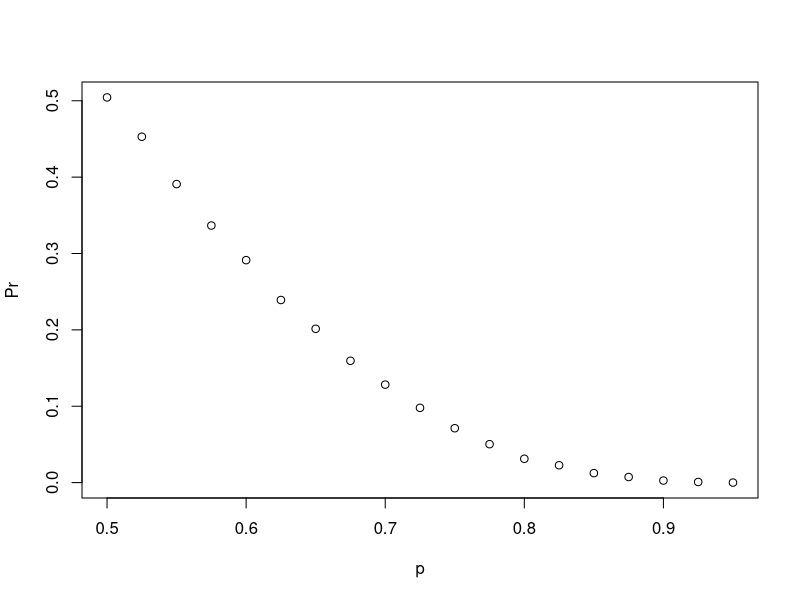
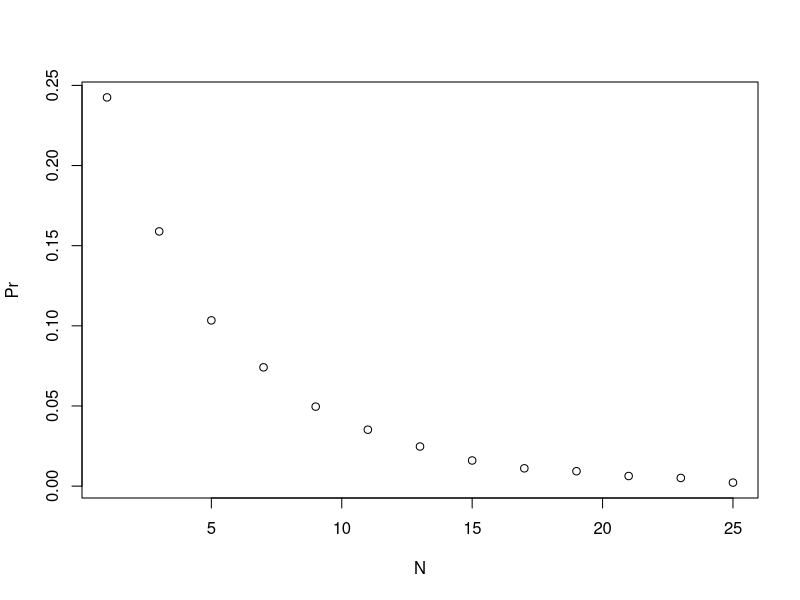
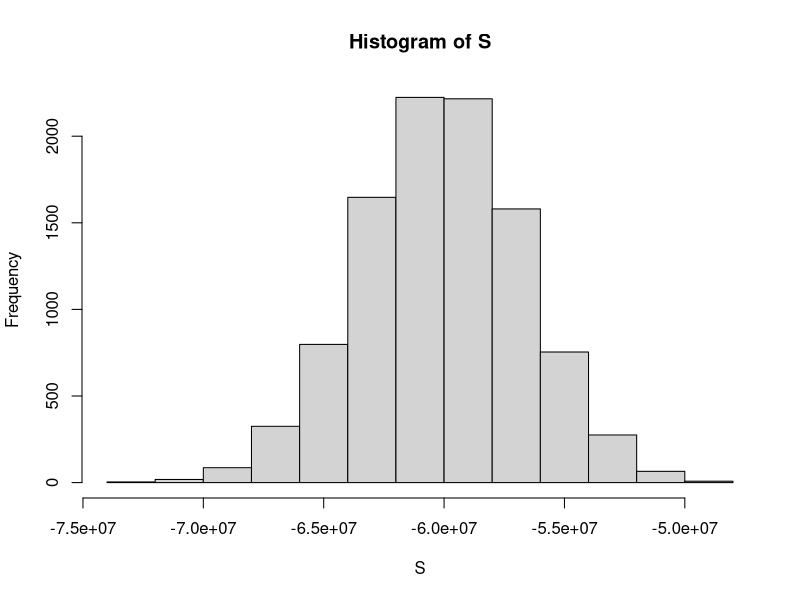

Recreate these plots in R, in order.
# Assign a variable 'n' as the number of remaining games.
n <- 6

# Assign a variable 'l' to a list of possible game outcomes, where 0 indicates a loss and 1 indicates a win for the Cavs. 
l <- list(0:1)

# Create a data frame named 'possibilities' that contains all possible outcomes for the remaining games.
possibilities <- expand.grid(rep(l,n))

# Create a vector named 'results' that indicates whether each row in the data frame 'possibilities' contains enough wins for the Cavs to win the series.
results <- sum(rowSums(possibilities) >= 4) / nrow(possibilities)
print(results)

# Calculate the proportion of 'results' in which the Cavs win the series. Print the outcome to the console.


# Monte Carlo

# The variable `B` specifies the number of times we want the simulation to run. Let's run the Monte Carlo simulation 10,000 times.
B <- 10000

# Use the `set.seed` function to make sure your answer matches the expected result after random sampling.
set.seed(1)

# Create an object called `results` that replicates the sample code for `B` iterations and tallies the number of simulated series that contain at least four wins for the Cavs.
results <- mean(replicate(B, sum(runif(6) > 0.5))>=4)
print(results)


# Calculate the frequency out of `B` iterations that the Cavs won at least four games in the remainder of the series. Print your answer to the console.


# Let's assign the variable 'p' as the vector of probabilities that team A will win.
p <- seq(0.5, 0.95, 0.025)

# Given a value 'p', the probability of winning the series for the underdog team B can be computed with the following function based on a Monte Carlo simulation:
prob_win <- function(p){
  B <- 10000
  result <- replicate(B, {
    b_win <- sample(c(1,0), 7, replace = TRUE, prob = c(1-p, p))
    sum(b_win)>=4
    })
  mean(result)
}

# Apply the 'prob_win' function across the vector of probabilities that team A will win to determine the probability that team B will win. Call this object 'Pr'.
Pr <- sapply(p, prob_win)

# Plot the probability 'p' on the x-axis and 'Pr' on the x-axis.
plot(p, Pr)

# Given a value 'p', the probability of winning the series for the underdog team B can be computed with the following function based on a Monte Carlo simulation:
prob_win <- function(N, p=0.75){
      B <- 10000
      result <- replicate(B, {
        b_win <- sample(c(1,0), N, replace = TRUE, prob = c(1-p, p))
        sum(b_win)>=(N+1)/2
        })
      mean(result)
    }

# Assign the variable 'N' as the vector of series lengths. Use only odd numbers ranging from 1 to 25 games.
N <- seq(1, 25, 2)

# Apply the 'prob_win' function across the vector of series lengths to determine the probability that team B will win. Call this object `Pr`.
Pr <- sapply(N, prob_win)

# Plot the number of games in the series 'N' on the x-axis and 'Pr' on the x-axis.
plot(N, Pr)


# Use the `set.seed` function to make sure your answer matches the expected result after random sampling.
set.seed(1)

# The variables 'green', 'black', and 'red' contain the number of pockets for each color
green <- 2
black <- 18
red <- 18

# Assign a variable `p_green` as the probability of the ball landing in a green pocket
p_green <- green / (green+black+red)

# Assign a variable `p_not_green` as the probability of the ball not landing in a green pocket
p_not_green <- 1 - p_green

#Create a model to predict the random variable `X`, your winnings from betting on green.
X <- sample(c(17,-1), 1, prob=c(p_green, p_not_green))

# Print the value of `X` to the console
print(X)

# Calculate the expected outcome if you win $17 if the ball lands on green and you lose $1 if the ball doesn't land on green
sum(c(17,-1)*c(p_green, p_not_green))

# Use the `set.seed` function to make sure your answer matches the expected result after random sampling
set.seed(1)

# Define the number of bets using the variable 'n'
n <- 1000

# Create a vector called 'X' that contains the outcomes of 1000 samples
X <- sample(c(17,-1), 1000, prob=c(p_green, p_not_green), replace=TRUE)

# Assign the sum of all 1000 outcomes to the variable 'S'
S <- sum(X)


# Print the value of 'S' to the console
S

# Calculate the expected outcome of 1,000 spins if you win $17 when the ball lands on green and you lose $1 when the ball doesn't land on green
1000*(17*p_green-1*p_not_green)


# The variables 'green', 'black', and 'red' contain the number of pockets for each color
green <- 2
black <- 18
red <- 18

# Assign a variable `p_green` as the probability of the ball landing in a green pocket
p_green <- green / (green+black+red)

# Assign a variable `p_not_green` as the probability of the ball not landing in a green pocket
p_not_green <- 1-p_green

# Compute the standard error of the random variable
(17-(-1))*sqrt(p_green*p_not_green)
#X <- sample(c(17,-1), 38, prob=c(p_green, p_not_green), replace=TRUE)
#sqrt(sum((X-mean(X))^2)/38)
#sd(X)
#EX <- sum(c(17,-1)*c(p_green, p_not_green))
#EX2 <- sum(c(17,-1)^2*c(p_green, p_not_green))
#sqrt(EX2-EX^2)
#sqrt(p_green*p_not_green)



# Assign a variable `p_green` as the probability of the ball landing in a green pocket
p_green <- 2 / 38

# Assign a variable `p_not_green` as the probability of the ball not landing in a green pocket
p_not_green <- 1-p_green

# Define the number of bets using the variable 'n'
n <- 100

# Calculate 'avg', the expected outcome of 100 spins if you win $17 when the ball lands on green and you lose $1 when the ball doesn't land on green
avg <- n * (17*p_green + -1*p_not_green)

# Compute 'se', the standard error of the sum of 100 outcomes
se <- sqrt(n) * (17 - -1)*sqrt(p_green*p_not_green)

# Using the expected value 'avg' and standard error 'se', compute the probability that you win money betting on green 100 times.
pnorm(0, avg, se, lower.tail=FALSE)


# Assign a variable `p_green` as the probability of the ball landing in a green pocket
p_green <- 2 / 38

# Assign a variable `p_not_green` as the probability of the ball not landing in a green pocket
p_not_green <- 1-p_green

# Define the number of bets using the variable 'n'
n <- 100

# The variable `B` specifies the number of times we want the simulation to run. Let's run the Monte Carlo simulation 10,000 times.
B <- 10000

# Use the `set.seed` function to make sure your answer matches the expected result after random sampling.
set.seed(1)

# Create an object called `S` that replicates the sample code for `B` iterations and sums the outcomes.
S <- replicate(B, sum(sample(c(17,-1), 100, prob=c(p_green, p_not_green), replace=TRUE)))

# Compute the average value for 'S'
mean(S)

# Calculate the standard deviation of 'S'
sd(S)

# Calculate the proportion of outcomes in the vector `S` that exceed $0
mean(S>0)


# Create a vector called `X` that contains the outcomes of `n` bets
X <- sample(c(17,-1), n, prob=c(p_green, p_not_green), replace=TRUE)

# Define a variable `Y` that contains the mean outcome per bet. Print this mean to the console.
Y <- mean(X)
Y

# Compute the standard error of 'Y', the mean outcome per bet from 10,000 bets.
(17 - -1)*sqrt(p_green*p_not_green) / sqrt(n)

# We defined the average using the following code
avg <- 17*p_green + -1*p_not_green

# We defined standard error using this equation
se <- 1/sqrt(n) * (17 - -1)*sqrt(p_green*p_not_green)

# Given this average and standard error, determine the probability of winning more than $0. Print the result to the console.
pnorm(0, avg, se, lower.tail=FALSE)


# The variable `n` specifies the number of independent bets on green
n <- 10000

# The variable `B` specifies the number of times we want the simulation to run
B <- 10000

# Use the `set.seed` function to make sure your answer matches the expected result after random number generation
set.seed(1)

# Generate a vector `S` that contains the the average outcomes of 10,000 bets modeled 10,000 times
S <- replicate(B, mean(sample(c(17,-1), n, prob=c(p_green, p_not_green), replace=TRUE)))


# Compute the average of `S`
mean(S)

# Compute the standard deviation of 'S'
sd(S)

# Compute the proportion of outcomes in the vector 'S' where you won more than $0
mean(S > 0)




# Assign the number of loans to the variable `n`
n <- 10000

# Assign the loss per foreclosure to the variable `loss_per_foreclosure`
loss_per_foreclosure <- -200000

# Assign the probability of default to the variable `p_default`
p_default <- 0.03

# Use the `set.seed` function to make sure your answer matches the expected result after random sampling
set.seed(1)

# The variable `B` specifies the number of times we want the simulation to run
B <- 10000

# Generate a list of summed losses 'S'. Replicate the code from the previous exercise over 'B' iterations to generate a list of summed losses for 'n' loans
S <- replicate(B, {
defaults <- sample(c(0,1), n, prob=c(1-p_default, p_default), replace=TRUE)
S <- loss_per_foreclosure*sum(defaults)
S  
})

# Plot a histogram of 'S'
hist(S)


# Assign the number of loans to the variable `n`
n <- 10000

# Assign the loss per foreclosure to the variable `loss_per_foreclosure`
loss_per_foreclosure <- -200000

# Assign the probability of default to the variable `p_default`
p_default <- 0.03

# Calcualte the expected loss due to default out of 10,000 loans
n*(p_default*loss_per_foreclosure + (1-p_default)*0)

# Compute the standard error of the sum of 10,000 loans
sqrt(n)*abs(loss_per_foreclosure)*sqrt(p_default*(1-p_default))


# Assign the loss per foreclosure to the variable `loss_per_foreclosure`
loss_per_foreclosure <- -200000

# Assign the probability of default to the variable `p_default`
p_default <- 0.03

# Assign a variable `x` as the total amount necessary to have an expected outcome of $0
x <- (p_default*abs(loss_per_foreclosure)) / (1 - p_default)


# Convert `x` to a rate, given that the loan amount is $180,000. Print this value to the console.
x / 180000


# Assign the number of loans to the variable `n`
n <- 10000

# Assign the loss per foreclosure to the variable `loss_per_foreclosure`
loss_per_foreclosure <- -200000

# Assign the probability of default to the variable `p_default`
p_default <- 0.03

# Generate a variable `z` using the `qnorm` function
z = qnorm(0.05)

# Generate a variable `x` using `z`, `p_default`, `loss_per_foreclosure`, and `n`
p = p_default
q = 1 - p
l = abs(loss_per_foreclosure)
x = -l*(z*sqrt(n*p*q)-p*n)/(z*sqrt(n*p*q)+q*n)

# Convert `x` to an interest rate, given that the loan amount is $180,000. Print this value to the console.
x / 180000


